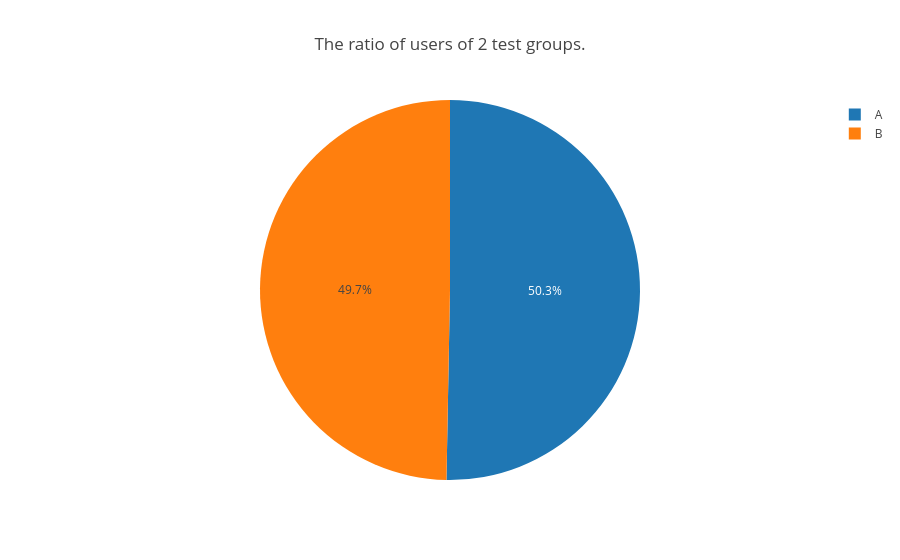

Notebook cell for this chart:
### Code cell
tmp_by_group = df_eu_test.groupby('group')['user_id'].agg([
    ('n_users', 'count')
]).sort_values(by='n_users', ascending=False).reset_index()

tmp_by_group


fig = px.pie(
    tmp_by_group,
    values='n_users',
    names='group',
    #              color='region',
    title='The ratio of users of 2 test groups.')

# fig.show('svg')

fig.show()

# fig.write_image("chart.svg")

### Figure 1 — Plotly figure (JSON) as saved in the notebook; plotly's stock layout.template omitted (floating-point values rounded to 4 significant figures)
{"data": [{"domain": {"x": [0, 1], "y": [0, 1]}, "hovertemplate": "group=%{label}<br>n_users=%{value}<extra></extra>", "labels": ["A", "B"], "legendgroup": "", "name": "", "showlegend": true, "type": "pie", "values": [5012, 4953]}], "layout": {"legend": {"tracegroupgap": 0}, "title": {"text": "The ratio of users of 2 test groups."}}}
